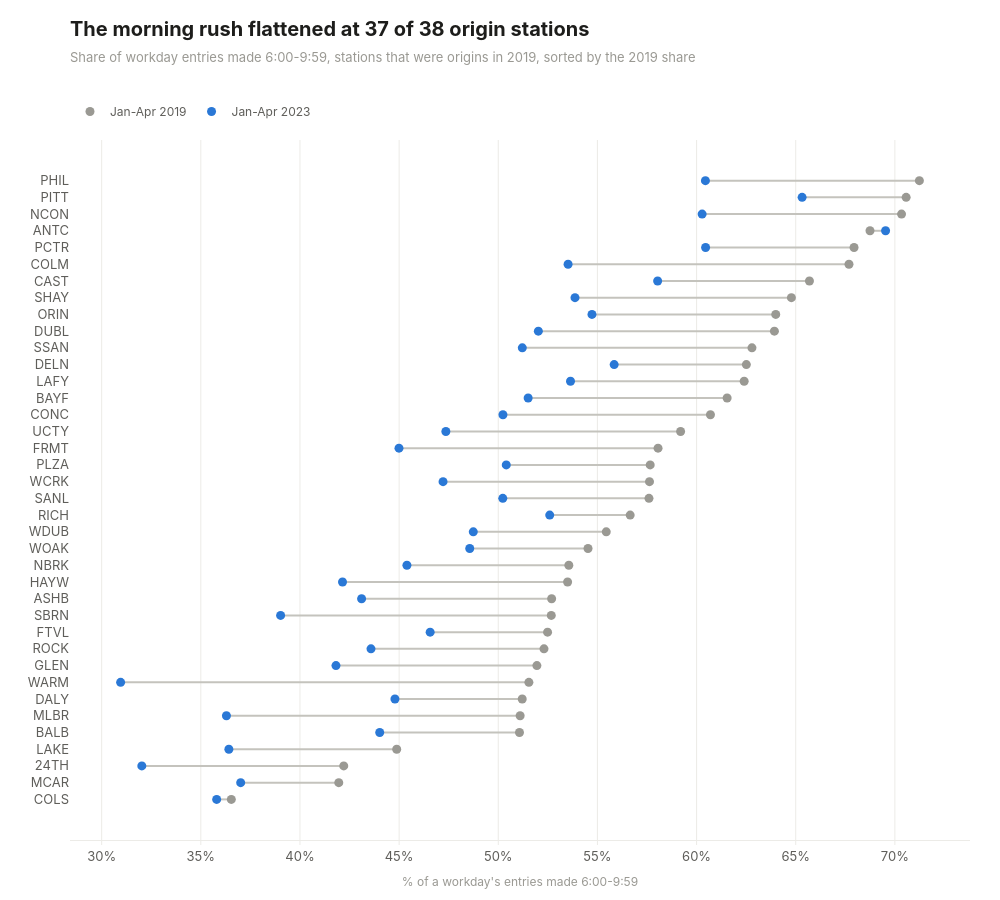

Source (notebook cell):
### Code cell
fig = go.Figure()
for row in origin_change.to_dict("records"):
    fig.add_trace(go.Scatter(
        x=[row["am_2019"], row["am_2023"]], y=[row["station"], row["station"]], mode="lines",
        line=dict(color=viz.CONTEXT, width=2), showlegend=False, hoverinfo="skip",
    ))

fig.add_trace(go.Scatter(
    x=origin_change["am_2019"], y=origin_change["station"], mode="markers", name="Jan-Apr 2019",
    marker=dict(size=9, color=viz.MUTED),
    customdata=origin_change["cluster_2019"],
    hovertemplate="%{y} 2019: %{x:.1f}%<br>%{customdata}<extra></extra>",
))
fig.add_trace(go.Scatter(
    x=origin_change["am_2023"], y=origin_change["station"], mode="markers", name="Jan-Apr 2023",
    marker=dict(size=9, color=viz.ACCENT),
    customdata=origin_change["cluster_2023"],
    hovertemplate="%{y} 2023: %{x:.1f}%<br>%{customdata}<extra></extra>",
))

fig.update_layout(hovermode="closest", margin=dict(l=70, t=140))
fig.update_xaxes(title_text="% of a workday's entries made 6:00-9:59", showgrid=True, gridcolor=viz.GRID, ticksuffix="%")
fig.update_yaxes(showgrid=False)

title = f"The morning rush flattened at {fell} of {len(origin_change)} origin stations"
subtitle = "Share of workday entries made 6:00-9:59, stations that were origins in 2019, sorted by the 2019 share"
viz.titled(fig, title, subtitle)
viz.save(fig, "09_am_share_change", height=900)
fig

### Figure 1 — Plotly figure (JSON) as saved in the notebook; plotly's stock layout.template omitted (floating-point values rounded to 4 significant figures)
{"data": [{"hoverinfo": "skip", "line": {"color": "#c4c3bd", "width": 2}, "mode": "lines", "showlegend": false, "type": "scatter", "x": [36.54, 35.8], "y": ["COLS", "COLS"]}, {"hoverinfo": "skip", "line": {"color": "#c4c3bd", "width": 2}, "mode": "lines", "showlegend": false, "type": "scatter", "x": [41.96, 37.01], "y": ["MCAR", "MCAR"]}, {"hoverinfo": "skip", "line": {"color": "#c4c3bd", "width": 2}, "mode": "lines", "showlegend": false, "type": "scatter", "x": [42.21, 32.02], "y": ["24TH", "24TH"]}, {"hoverinfo": "skip", "line": {"color": "#c4c3bd", "width": 2}, "mode": "lines", "showlegend": false, "type": "scatter", "x": [44.88, 36.41], "y": ["LAKE", "LAKE"]}, {"hoverinfo": "skip", "line": {"color": "#c4c3bd", "width": 2}, "mode": "lines", "showlegend": false, "type": "scatter", "x": [51.07, 44.02], "y": ["BALB", "BALB"]}, {"hoverinfo": "skip", "line": {"color": "#c4c3bd", "width": 2}, "mode": "lines", "showlegend": false, "type": "scatter", "x": [51.1, 36.29], "y": ["MLBR", "MLBR"]}, {"hoverinfo": "skip", "line": {"color": "#c4c3bd", "width": 2}, "mode": "lines", "showlegend": false, "type": "scatter", "x": [51.21, 44.79], "y": ["DALY", "DALY"]}, {"hoverinfo": "skip", "line": {"color": "#c4c3bd", "width": 2}, "mode": "lines", "showlegend": false, "type": "scatter", "x": [51.54, 30.96], "y": ["WARM", "WARM"]}, {"hoverinfo": "skip", "line": {"color": "#c4c3bd", "width": 2}, "mode": "lines", "showlegend": false, "type": "scatter", "x": [51.95, 41.82], "y": ["GLEN", "GLEN"]}, {"hoverinfo": "skip", "line": {"color": "#c4c3bd", "width": 2}, "mode": "lines", "showlegend": false, "type": "scatter", "x": [52.31, 43.58], "y": ["ROCK", "ROCK"]}, {"hoverinfo": "skip", "line": {"color": "#c4c3bd", "width": 2}, "mode": "lines", "showlegend": false, "type": "scatter", "x": [52.49, 46.56], "y": ["FTVL", "FTVL"]}, {"hoverinfo": "skip", "line": {"color": "#c4c3bd", "width": 2}, "mode": "lines", "showlegend": false, "type": "scatter", "x": [52.67, 39.02], "y": ["SBRN", "SBRN"]}, {"hoverinfo": "skip", "line": {"color": "#c4c3bd", "width": 2}, "mode": "lines", "showlegend": false, "type": "scatter", "x": [52.69, 43.11], "y": ["ASHB", "ASHB"]}, {"hoverinfo": "skip", "line": {"color": "#c4c3bd", "width": 2}, "mode": "lines", "showlegend": false, "type": "scatter", "x": [53.5, 42.15], "y": ["HAYW", "HAYW"]}, {"hoverinfo": "skip", "line": {"color": "#c4c3bd", "width": 2}, "mode": "lines", "showlegend": false, "type": "scatter", "x": [53.56, 45.39], "y": ["NBRK", "NBRK"]}, {"hoverinfo": "skip", "line": {"color": "#c4c3bd", "width": 2}, "mode": "lines", "showlegend": false, "type": "scatter", "x": [54.53, 48.56], "y": ["WOAK", "WOAK"]}, {"hoverinfo": "skip", "line": {"color": "#c4c3bd", "width": 2}, "mode": "lines", "showlegend": false, "type": "scatter", "x": [55.45, 48.74], "y": ["WDUB", "WDUB"]}, {"hoverinfo": "skip", "line": {"color": "#c4c3bd", "width": 2}, "mode": "lines", "showlegend": false, "type": "scatter", "x": [56.65, 52.59], "y": ["RICH", "RICH"]}, {"hoverinfo": "skip", "line": {"color": "#c4c3bd", "width": 2}, "mode": "lines", "showlegend": false, "type": "scatter", "x": [57.6, 50.23], "y": ["SANL", "SANL"]}, {"hoverinfo": "skip", "line": {"color": "#c4c3bd", "width": 2}, "mode": "lines", "showlegend": false, "type": "scatter", "x": [57.63, 47.21], "y": ["WCRK", "WCRK"]}, {"hoverinfo": "skip", "line": {"color": "#c4c3bd", "width": 2}, "mode": "lines", "showlegend": false, "type": "scatter", "x": [57.66, 50.4], "y": ["PLZA", "PLZA"]}, {"hoverinfo": "skip", "line": {"color": "#c4c3bd", "width": 2}, "mode": "lines", "showlegend": false, "type": "scatter", "x": [58.06, 44.99], "y": ["FRMT", "FRMT"]}, {"hoverinfo": "skip", "line": {"color": "#c4c3bd", "width": 2}, "mode": "lines", "showlegend": false, "type": "scatter", "x": [59.19, 47.36], "y": ["UCTY", "UCTY"]}, {"hoverinfo": "skip", "line": {"color": "#c4c3bd", "width": 2}, "mode": "lines", "showlegend": false, "type": "scatter", "x": [60.7, 50.23], "y": ["CONC", "CONC"]}, {"hoverinfo": "skip", "line": {"color": "#c4c3bd", "width": 2}, "mode": "lines", "showlegend": false, "type": "scatter", "x": [61.54, 51.51], "y": ["BAYF", "BAYF"]}, {"hoverinfo": "skip", "line": {"color": "#c4c3bd", "width": 2}, "mode": "lines", "showlegend": false, "type": "scatter", "x": [62.4, 53.64], "y": ["LAFY", "LAFY"]}, {"hoverinfo": "skip", "line": {"color": "#c4c3bd", "width": 2}, "mode": "lines", "showlegend": false, "type": "scatter", "x": [62.51, 55.84], "y": ["DELN", "DELN"]}, {"hoverinfo": "skip", "line": {"color": "#c4c3bd", "width": 2}, "mode": "lines", "showlegend": false, "type": "scatter", "x": [62.79, 51.21], "y": ["SSAN", "SSAN"]}, {"hoverinfo": "skip", "line": {"color": "#c4c3bd", "width": 2}, "mode": "lines", "showlegend": false, "type": "scatter", "x": [63.92, 52.02], "y": ["DUBL", "DUBL"]}, {"hoverinfo": "skip", "line": {"color": "#c4c3bd", "width": 2}, "mode": "lines", "showlegend": false, "type": "scatter", "x": [63.99, 54.72], "y": ["ORIN", "ORIN"]}, {"hoverinfo": "skip", "line": {"color": "#c4c3bd", "width": 2}, "mode": "lines", "showlegend": false, "type": "scatter", "x": [64.78, 53.87], "y": ["SHAY", "SHAY"]}, {"hoverinfo": "skip", "line": {"color": "#c4c3bd", "width": 2}, "mode": "lines", "showlegend": false, "type": "scatter", "x": [65.69, 58.04], "y": ["CAST", "CAST"]}, {"hoverinfo": "skip", "line": {"color": "#c4c3bd", "width": 2}, "mode": "lines", "showlegend": false, "type": "scatter", "x": [67.69, 53.52], "y": ["COLM", "COLM"]}, {"hoverinfo": "skip", "line": {"color": "#c4c3bd", "width": 2}, "mode": "lines", "showlegend": false, "type": "scatter", "x": [67.94, 60.45], "y": ["PCTR", "PCTR"]}, {"hoverinfo": "skip", "line": {"color": "#c4c3bd", "width": 2}, "mode": "lines", "showlegend": false, "type": "scatter", "x": [68.75, 69.53], "y": ["ANTC", "ANTC"]}, {"hoverinfo": "skip", "line": {"color": "#c4c3bd", "width": 2}, "mode": "lines", "showlegend": false, "type": "scatter", "x": [70.34, 60.28], "y": ["NCON", "NCON"]}, {"hoverinfo": "skip", "line": {"color": "#c4c3bd", "width": 2}, "mode": "lines", "showlegend": false, "type": "scatter", "x": [70.57, 65.32], "y": ["PITT", "PITT"]}, {"hoverinfo": "skip", "line": {"color": "#c4c3bd", "width": 2}, "mode": "lines", "showlegend": false, "type": "scatter", "x": [71.23, 60.45], "y": ["PHIL", "PHIL"]}, {"customdata": ["mixed origin", "mixed origin", "mixed origin", "mixed origin", "mixed origin", "commuter origin", "mixed origin", "commuter origin", "commuter origin", "commuter origin", "mixed origin", "commuter origin", "commuter origin", "mixed origin", "commuter origin", "commuter origin", "commuter origin", "commuter origin", "commuter origin", "commuter origin", "commuter origin", "commuter origin", "commuter origin", "commuter origin", "commuter origin", "commuter origin", "commuter origin", "commuter origin", "commuter origin", "commuter origin", "commuter origin", "commuter origin", "commuter origin", "commuter origin", "commuter origin", "commuter origin", "commuter origin", "commuter origin"], "hovertemplate": "%{y} 2019: %{x:.1f}%<br>%{customdata}<extra></extra>", "marker": {"color": "#9a9993", "size": 9}, "mode": "markers", "name": "Jan-Apr 2019", "type": "scatter", "x": [36.54, 41.96, 42.21, 44.88, 51.07, 51.1, 51.21, 51.54, 51.95, 52.31, 52.49, 52.67, 52.69, 53.5, 53.56, 54.53, 55.45, 56.65, 57.6, 57.63, 57.66, 58.06, 59.19, 60.7, 61.54, 62.4, 62.51, 62.79, 63.92, 63.99, 64.78, 65.69, 67.69, 67.94, 68.75, 70.34, 70.57, 71.23], "y": ["COLS", "MCAR", "24TH", "LAKE", "BALB", "MLBR", "DALY", "WARM", "GLEN", "ROCK", "FTVL", "SBRN", "ASHB", "HAYW", "NBRK", "WOAK", "WDUB", "RICH", "SANL", "WCRK", "PLZA", "FRMT", "UCTY", "CONC", "BAYF", "LAFY", "DELN", "SSAN", "DUBL", "ORIN", "SHAY", "CAST", "COLM", "PCTR", "ANTC", "NCON", "PITT", "PHIL"]}, {"customdata": ["mixed origin", "mixed origin", "mixed origin", "mixed origin", "mixed origin", "mixed origin", "mixed origin", "downtown job centre", "mixed origin", "mixed origin", "mixed origin", "mixed origin", "mixed origin", "mixed origin", "mixed origin", "mixed origin", "mixed origin", "mixed origin", "mixed origin", "mixed origin", "mixed origin", "mixed origin", "mixed origin", "mixed origin", "mixed origin", "mixed origin", "mixed origin", "mixed origin", "commuter origin", "mixed origin", "mixed origin", "commuter origin", "mixed origin", "commuter origin", "commuter origin", "commuter origin", "commuter origin", "commuter origin"], "hovertemplate": "%{y} 2023: %{x:.1f}%<br>%{customdata}<extra></extra>", "marker": {"color": "#2a78d6", "size": 9}, "mode": "markers", "name": "Jan-Apr 2023", "type": "scatter", "x": [35.8, 37.01, 32.02, 36.41, 44.02, 36.29, 44.79, 30.96, 41.82, 43.58, 46.56, 39.02, 43.11, 42.15, 45.39, 48.56, 48.74, 52.59, 50.23, 47.21, 50.4, 44.99, 47.36, 50.23, 51.51, 53.64, 55.84, 51.21, 52.02, 54.72, 53.87, 58.04, 53.52, 60.45, 69.53, 60.28, 65.32, 60.45], "y": ["COLS", "MCAR", "24TH", "LAKE", "BALB", "MLBR", "DALY", "WARM", "GLEN", "ROCK", "FTVL", "SBRN", "ASHB", "HAYW", "NBRK", "WOAK", "WDUB", "RICH", "SANL", "WCRK", "PLZA", "FRMT", "UCTY", "CONC", "BAYF", "LAFY", "DELN", "SSAN", "DUBL", "ORIN", "SHAY", "CAST", "COLM", "PCTR", "ANTC", "NCON", "PITT", "PHIL"]}], "layout": {"height": 900, "hovermode": "closest", "margin": {"l": 70, "t": 140}, "title": {"text": "<b>The morning rush flattened at 37 of 38 origin stations</b><br><span style='font-size:13px;color:#9a9993'>Share of workday entries made 6:00-9:59, stations that were origins in 2019, sorted by the 2019 share</span>"}, "width": 1000, "xaxis": {"gridcolor": "#ecebe7", "showgrid": true, "ticksuffix": "%", "title": {"text": "% of a workday's entries made 6:00-9:59"}}, "yaxis": {"showgrid": false}}}
